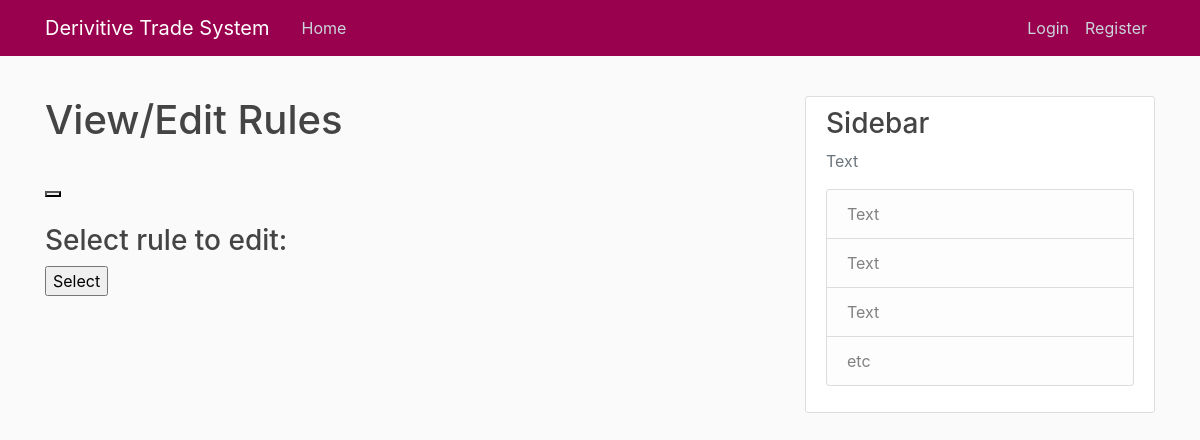
The page /viewrules/ on the database as committed earlier.
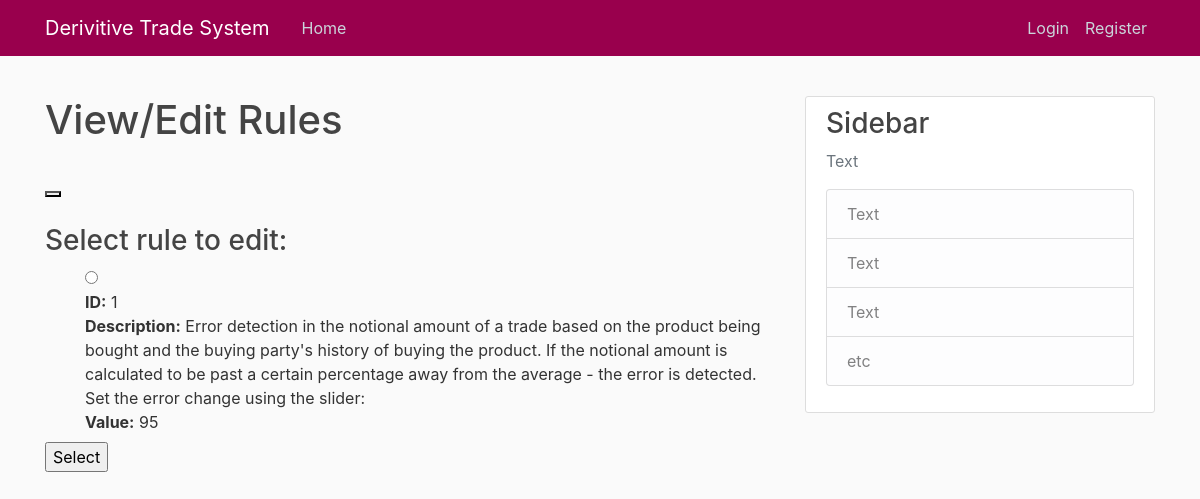
The same page on the database as committed later.
### system/models.py (models this page shows)
class Rules(models.Model):
    rule_id = models.IntegerField()
    rule_desc = models.CharField(max_length=200)
    rule_edition = models.CharField(max_length=10)
    rule_typing = models.CharField(max_length=10)

### system/views.py (the view)
# urls.py: path('viewrules/',views.viewRules, name='viewRules'),
def viewRules(request):
    rules = Rules.objects.all().order_by('rule_id')
    context = {
        'rules' : rules
    }
    print("Gets here")
    if request.method == 'POST':
        ruleID = request.POST.get('choice', False)
        context = {
            'rules' : rules,
            'updatingRule' : ruleID
        }
    return render(request, 'system/viewrules.html', context)

### system/templates/system/viewrules.html (shortened to what this page needs)
{% extends "system/base.html" %}
{% block content %}
  <h1>View/Edit Rules</h1>
  <br>
  <form action="{% url 'system:viewRules' %}" method="post">{% csrf_token %}
    <button type="submit" name="update_rule" value="Update Rule"></button>
  </form>
  <br>
  <h3>Select rule to edit:</h3>
  <form action="system:viewRules" method="post">{% csrf_token %}
    {% if rules %}
      <ul>
        {% for rule in rules %}
          <input type="radio" name="choice" value="{{ rule.rule_id }}">
          <label for="choice{{ forloop.counter }}">
            <b>ID:</b> {{ rule.rule_id }}
            <br>
            <b>Description:</b> {{ rule.rule_desc }}
            <br>
            <b>Value:</b> {{ rule.rule_edition }}
          </label>
          <br>
        {% endfor %}
      </ul>
    {% endif %}
    <input type="submit" value="Select">
  </form>
{% endblock content %}

### system/templates/system/base.html (shortened to what this page needs)
{% load static %}
<!DOCTYPE html>
<html lang="en" dir="ltr">
  <head>
    <link rel="stylesheet" href="https://maxcdn.bootstrapcdn.com/bootstrap/4.0.0/css/bootstrap.min.css">
    <link rel="stylesheet" type="text/css" href="{% static 'system/main.css' %}">
  </head>
  <body>
    <header class="site-header">
      <nav class="navbar navbar-expand-md navbar-dark bg-steel fixed-top">
        <div class="container">
          <a class="navbar-brand mr-4" href="{% url 'system:home' %}">Derivitive Trade System</a>
          <div class="collapse navbar-collapse" id="navbarToggle">
            <div class="navbar-nav mr-auto">
              <a class="nav-item nav-link" href="{% url 'system:home' %}">Home</a>
            </div>
            <div class="navbar-nav">
              {% if user.is_authenticated %}
                <a class="nav-item nav-link" href="{% url 'profile' %}">Profile</a>
                <a class="nav-item nav-link" href="{% url 'logout' %}">Logout</a>
              {% else %}
                <a class="nav-item nav-link" href="{% url 'login' %}">Login</a>
                <a class="nav-item nav-link" href="{% url 'register' %}">Register</a>
              {% endif %}
            </div>
          </div>
        </div>
      </nav>
    </header>
    <main role="main" class="container">
      <div class="row">
        <div class="col-md-8">
          {% block content %}{% endblock %}
        </div>
        <div class="col-md-4">
          <div class="content-section">
            <h3>Sidebar</h3>
            <p class='text-muted'>Text
              <ul class="list-group">
                <li class="list-group-item list-group-item-light">Text</li>
                <li class="list-group-item list-group-item-light">Text</li>
                <li class="list-group-item list-group-item-light">Text</li>
                <li class="list-group-item list-group-item-light">etc</li>
              </ul>
            </p>
          </div>
        </div>
      </div>
    </main>
  </body>
</html>

### system/static/system/main.css (style rules this page uses)
body { background: #fafafa; color: #333333; margin-top: 6rem; }
h1, h2, h3, h4, h5, h6 { color: #444444; }
ul { margin: 0; }
.bg-steel { background-color: #99004d; }
.site-header .navbar-nav .nav-link { color: #cbd5db; }
.content-section { background: #ffffff; padding: 10px 20px; border: 1px solid #dddddd; border-radius: 3px; margin-bottom: 20px; }

Rows that differ between the two databases and show on the page:
added Rules: rule_id "1", rule_desc "Error detection in the notional amount of a trade based on the product being bought and the buying party's history of buying the product. If the notional amount is calculated to be past a certain percentage away from the average - the error is detected. Set the error change using the slider:", rule_edition "95"
